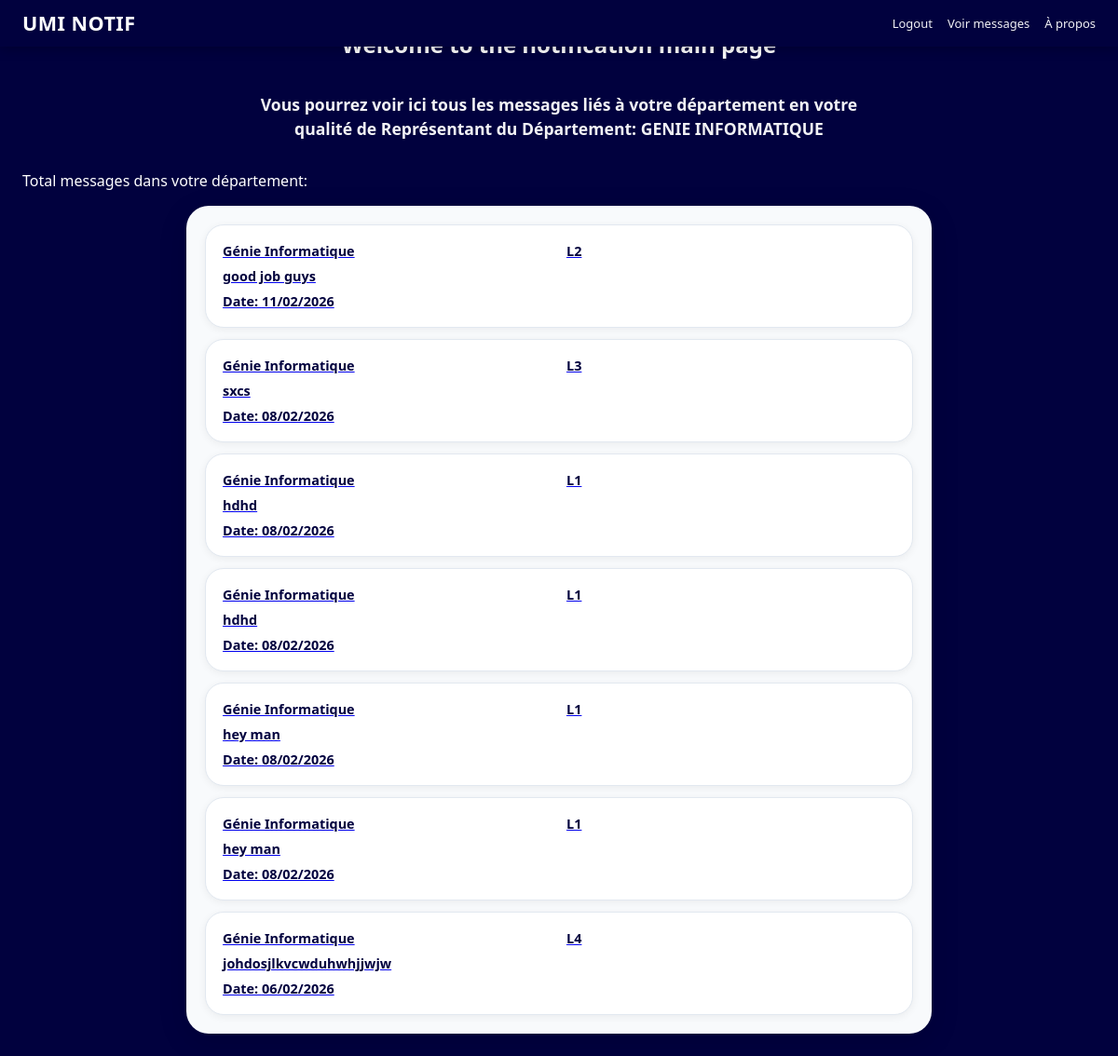
The app's page /notifications/department/G.I/ (signed in), older data.
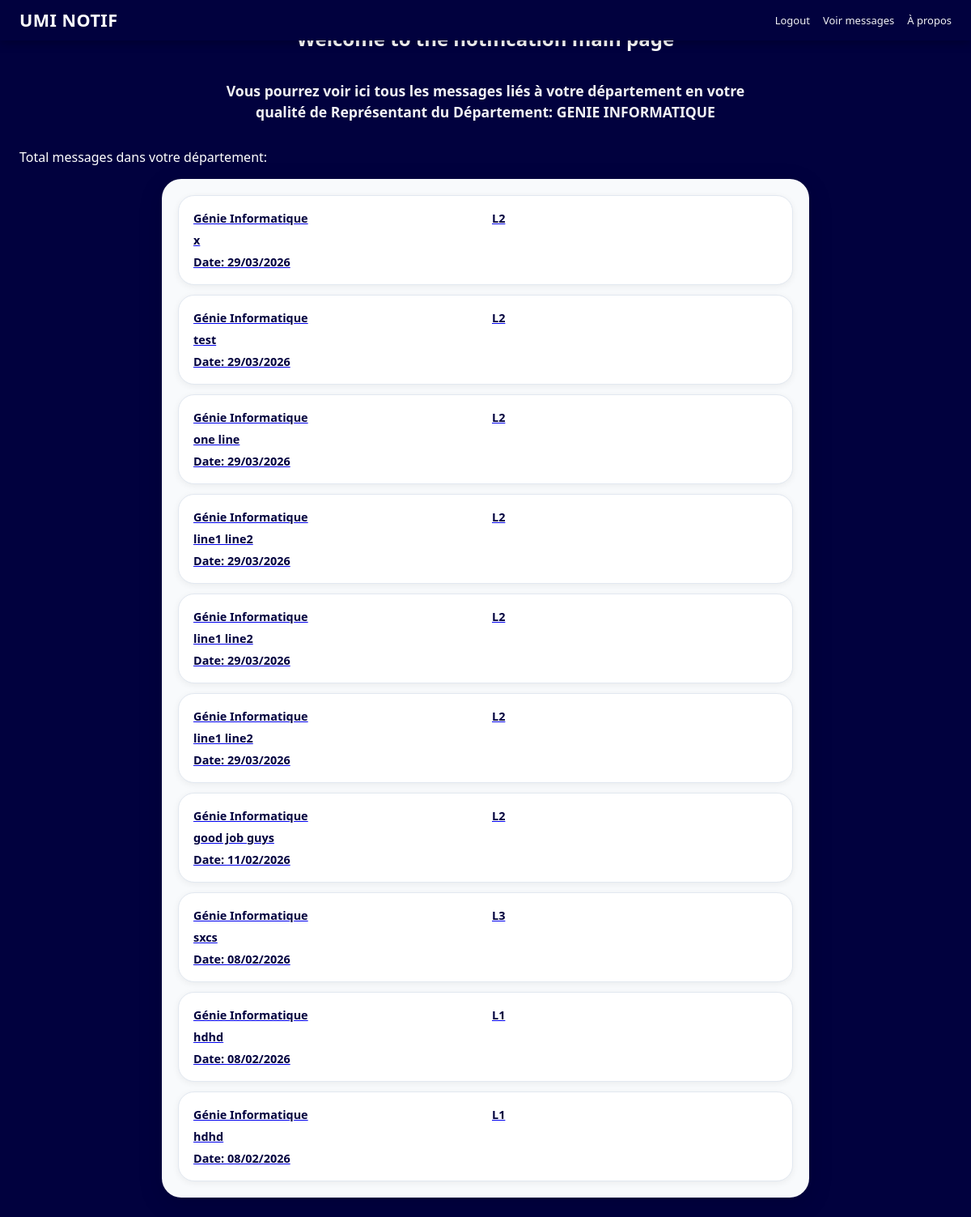
The same page, newer data.
### account/models.py (models this page shows, shortened)
class User(AbstractUser):
    USER_TYPE_CHOICES = [
        ('EXEC', 'Executif'),
        ('REP', 'Representant'),
    ]
    FUNCTION_CHOICES = [
        ('PRESIDENT', 'President'),
        ('VICE_P', 'Vice President'),
        ('SEC', 'Secretaire'),
        ('COM', 'Chargé a la communication'),
        ('NUM', 'Chargé au numérique'),
        ('ACOM', 'Chargé adjoint a la communication'),
        ('ANUM', 'Chargé adjoint au numérique'),
    ]
    DEPARTEMENTS_CHOICES = [
        ('BA', 'bUSINESS ADMINISTRATION'),
        ('G.CIVIL', 'GENIE CIVIL'),
        ('BTS', 'BTS'),
        ('SEG', 'SCIENCES ECONOMIQUES ET GESTION'),
        ('GLT', 'GENIE LOGICIEL ET TRANSPORT'),
        ('D', 'DROIT'),
        ('G.I', 'GENIE INFORMATIQUE'),
        ('JC', 'JOURNALISME ET COMMUNICATION'),
]
    user_type = models.CharField(max_length=15, choices=USER_TYPE_CHOICES)
    departement = models.CharField(max_length=20, choices=DEPARTEMENTS_CHOICES, blank=True, null=True)
    function = models.CharField(max_length=100, choices=FUNCTION_CHOICES, blank=True, null=True)

### recommandation/models.py (models this page shows, shortened)
class Message(models.Model):
    DEPARTEMENT_CHOICES = [
        ('BA', 'Business Administration'),
        ('G.CIVIL', 'Génie Civil'),
        ('BTS', 'BTS'),
        ('SEG', 'Sciences Economiques et Gestion'),
        ('GLT', 'Génie Logiciel et Transport'),
        ('D', 'Droit'),
        ('G.I', 'Génie Informatique'),
        ('JC', 'Journalisme et Communication'),
    ]
    LEVEL_CHOICES = [
        ('L1', 'L1' ),
        ('L2', 'L2' ),
        ('L3', 'L3' ),
        ('L4', 'L4' ),
        ('L5', 'L5' ),
    ]
    MESSAGE_TYPE_CHOICES = [
        ('SUG', 'Suggestion'),
        ('PLT', 'Plainte'),
        ('RMQ', 'Remarque'),
    ]
    slug = models.SlugField(unique=True)
    departement = models.CharField(max_length=20, choices=DEPARTEMENT_CHOICES,blank=False, null=False )
    level = models.CharField(max_length=2, choices=LEVEL_CHOICES, blank=False, null=False)
    message_type = models.CharField(max_length=3, choices=MESSAGE_TYPE_CHOICES, blank=False, null=False)
    content = models.TextField(max_length=1000, blank=False, null=False)
    created_at = models.DateTimeField(auto_now_add=True)

### recommandation/views.py (the view)
# urls.py: path('notifications/department/<str:departement>/', views.department_messages, name='department_messages'),
def department_messages(request, departement):
    messages_qs = Message.objects.filter(departement=departement).order_by('-created_at')
    paginator = Paginator(messages_qs, 10)
    page_number = request.GET.get("page")
    page_obj = paginator.get_page(page_number)
    return render(request, "notifs-main-page.html", {
        "messages": page_obj,
        "departement": departement,
    })

### templates/notifs-main-page.html (shortened to what this page needs)
{% extends 'base.html' %}
{% block body %}
    <div class="welcome-div">
        <h1>Welcome to the notification main page {{ request.user.last_name }}</h1>
    </div>
{% if request.user.user_type == 'EXEC' %}
    <div>
        <div class="notifs-rep-departement-container">
             <h3>Department Messages</h3>
            {% for dept_name, messages in departements.items %}
                <div class="notif-message-div">
                    <h3>{{ dept_name }} ({{ messages|length }})</h3>
                    <ul class="message-ul">
                        {% for message in messages %}
                            <a href="{% url 'message_detail' message.slug%}">
                                <li>{{ message.departement }} - {{ message.message_type }} ({{ message.created_at }})</li>
                            </a>
                        {% empty %}
                            <li>No messages in this department.</li>
                        {% endfor %}
                    </ul>
                </div>
          {% empty %}
            <p>No messages available yet.</p>
          {% endfor %}
    </div>
    </div>
{% elif request.user.user_type == 'REP' %}
    <h3>
      Vous pourrez voir ici tous les messages liés à votre département
      en votre qualité de Représentant du Département: {{ request.user.get_departement_display }}
    </h3>
    <p style="color: white;">Total messages dans votre département: {{ message_count }}</p>
    <div class="notifs-rep-departement-container">
        <div class="notifs-messages-div">
          {% for message in messages %}
            <a href="{% url 'message_detail' message.slug%}">
                <div class="notif-message-div">
                <h4>{{ message.get_departement_display }}</h4>
                <h4>{{ message.get_level_display }}</h4>
                <h4>{{ message.content|truncatewords:5 }}</h4>
                <h4>Date: {{ message.created_at|date:"d/m/Y" }}</h4>
            </div>
            </a>
          {% empty %}
            <p>No messages available yet.</p>
          {% endfor %}
        </div>
    </div>
{% else %}
    <h3>
      Vous n'avez pas accès à cette page en votre qualité de {{ request.user.get_user_type_display }}
    </h3>
{% endif %}
{% endblock %}

### templates/base.html (shortened to what this page needs)
<!DOCTYPE html>
<html lang="fr">
<head>
</head>
<body>
    <header class="site-header">
        <a class="site-brand" href="{% url 'home' %}"><h1>UMI NOTIF</h1></a>
        <nav class="site-nav" aria-label="Navigation principale">
            {% if user.is_authenticated %}
                <a href="{% url 'logout' %}">Logout</a>
                <a href="{% url 'notification' %}">Voir messages</a>
            {% else %}
                <a href="{% url 'login_view' %}">Login</a>
            {% endif %}
            <a href="a-propos.html">À propos</a>
        </nav>
    </header>
    {% block body %}{% endblock %}
</body>
</html>

### templates/base.html (style rules this page uses)
*, *::before, *::after { box-sizing: border-box; }
body { font-family: system-ui, -apple-system, "Segoe UI", Arial, sans-serif; background-color: #01013e; margin: 0; padding: 0; padding-top: var(--header-h, 64px); min-height: 100vh; overflow-x: clip; }
.site-header { display: flex; flex-wrap: wrap; justify-content: space-between; align-items: center; gap: 0.75rem 1rem; background-color: #01013e; box-shadow: 0 2px 12px rgba(0, 0, 0, 0.25); z-index: 100; color: white; padding: 0.65rem clamp(12px, 3vw, 24px); position: fixed; width: 100%; left: 0; top: 0; box-sizing: border-box; }
.site-brand { color: white; text-decoration: none; min-width: 0; }
.site-brand h1 { margin: 0; font-size: clamp(1rem, 2.5vw, 1.35rem); font-weight: 700; letter-spacing: 0.02em; line-height: 1.2; }
.site-nav { display: flex; flex-wrap: wrap; align-items: center; justify-content: flex-end; gap: 0.5rem 1rem; margin-left: auto; }
.site-nav a { color: rgba(255, 255, 255, 0.95); text-decoration: none; font-size: clamp(11px, 2.8vw, 13px); white-space: nowrap; padding: 0.35rem 0; }

### templates/notifs-main-page.html (style rules this page uses)
body { padding: clamp(12px, 3vw, 24px); display: flex; justify-content: center; flex-direction: column; min-height: 100vh; align-items: stretch; box-sizing: border-box; }
.welcome-div { display: flex; justify-content: center; align-items: center; flex-direction: column; color: white; text-align: center; width: 100%; max-width: 52rem; margin: 0 auto 1rem; padding: 0 0.5rem; }
.welcome-div h1 { font-size: clamp(1.1rem, 4vw, 1.5rem); line-height: 1.35; margin: 0.5rem 0; }
.notifs-rep-departement-container > h3, body > h3 { display: block; text-align: center; margin: 0.75rem auto 1rem; color: rgba(255, 255, 255, 0.95); font-size: clamp(0.95rem, 2.8vw, 1.1rem); line-height: 1.45; max-width: 42rem; padding: 0 0.75rem; font-weight: 600; }
.notifs-rep-departement-container { display: flex; flex-direction: column; gap: 16px; justify-content: center; width: 100%; max-width: 800px; margin: 0 auto; align-self: center; background-color: #f8fafc; border-radius: 24px; padding: clamp(12px, 3vw, 20px); box-shadow: 0 8px 32px rgba(0, 0, 0, 0.12); box-sizing: border-box; }
.notif-message-div { display: flex; flex-direction: column; align-items: stretch; gap: 10px; padding: clamp(12px, 3vw, 18px); border: 1px solid #e2e8f0; border-radius: 20px; box-shadow: 0 2px 8px rgba(0, 0, 0, 0.06); background: #fff; }
.notifs-messages-div { display: flex; flex-direction: column; gap: 12px; width: 100%; }
.notifs-messages-div .notif-message-div h4 { margin: 0; font-size: 0.9rem; font-weight: 600; color: #01013e; word-break: break-word; }
@media (min-width: 640px) { .notifs-messages-div .notif-message-div { display: grid; grid-template-columns: repeat(2, minmax(0, 1fr)); gap: 8px 16px; align-items: start; } }
@media (min-width: 640px) { .notifs-messages-div .notif-message-div h4:last-child { grid-column: 1 / -1; } }

Row changes from the older to the newer data that the page shows:
no longer on this page (row unchanged): Message: departement "Génie Informatique", level "L1", content "hey man", created_at "08/02/2026"
no longer on this page (row unchanged): Message: departement "Génie Informatique", level "L1", content "hey man", created_at "08/02/2026"
no longer on this page (row unchanged): Message: departement "Génie Informatique", level "L4", content "johdosjlkvcwduhwhjjwjw", created_at "06/02/2026"
added Message: departement "Génie Informatique", level "L2", content "x", created_at "29/03/2026"
added Message: departement "Génie Informatique", level "L2", content "test", created_at "29/03/2026"
added Message: departement "Génie Informatique", level "L2", content "one line", created_at "29/03/2026"
added Message: departement "Génie Informatique", level "L2", content "line1 line2", created_at "29/03/2026"
added Message: departement "Génie Informatique", level "L2", content "line1 line2", created_at "29/03/2026"
added Message: departement "Génie Informatique", level "L2", content "line1 line2", created_at "29/03/2026"
